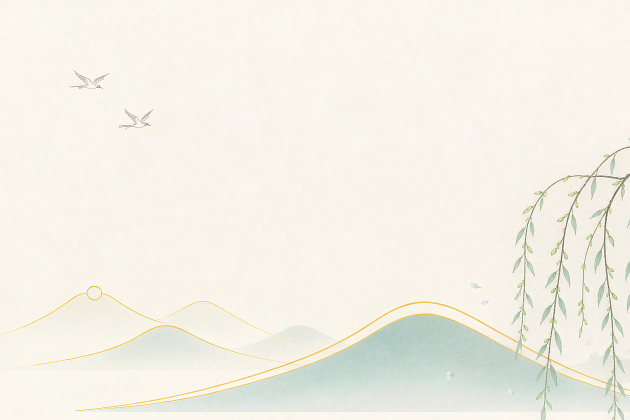
#> input picture 素材/01-lichun.png, 1260 x 840 px (shown at 1/2 size)
$ python gen_images.py
#> lines starting #> are read from the running program, lines starting #| are printed output that depends on the picture
### _lib/jqimg.py
#!/usr/bin/env python3
# -*- coding: utf-8 -*-
"""
二十四节气排版模板 · 共用取图工具

三套模板（节气卷 / 留白笺 / 六色四季）都从这里取图，避免同一套裁切逻辑抄三遍。

六张插画的金线（#C9A227 山脊线）高度各不相同 —— 实测 gold_top 从 y=329 到 y=572，
山脊主体 gold_axis 从 y=388 到 y=695。所以裁切一律以「该张图自己的金线位置」为锚点，
写死 y 区间会让某些图只剩半座山。

注意模块命名：**不要给这个目录里任何一个 .py 起名 copy.py / json.py / types.py 之类**，
它会遮住同名标准库模块。历史上这里就有一个 `copy.py`（三套共用的演示正文），
在「先把 _lib 插进 sys.path 再 import PIL」的顺序下会让 PIL 挂在
`module 'copy' has no attribute 'deepcopy'`。已于 2026-09-19 改名 `demo_text.py`。

用法：
    import sys, os
    sys.path.insert(0, os.path.join(os.path.dirname(__file__), "..", "_lib"))
    from jqimg import SERIES, load, gold_top, band, fade_top, fade_edges, accent, save
"""
import os

from PIL import Image, ImageDraw

HERE = os.path.dirname(os.path.abspath(__file__))
ASSETS = os.path.abspath(os.path.join(HERE, "..", "素材"))

# 顺序 = 时间顺序（立春 → 大雪）
# (文件, 节气名, 拼音, 三候注, 诗句, 公历)
SERIES = [
    ("01-lichun.png",      "立春", "LICHUN · BEGINNING OF SPRING", "一候 东风解冻", "春到人间草木知", "2月4日前后"),
    ("02-qingming.png",    "清明", "QINGMING · PURE BRIGHTNESS",  "三候 虹始见",   "沾衣欲湿杏花雨", "4月5日前后"),
    ("03-xiazhi.png",      "夏至", "XIAZHI · SUMMER SOLSTICE",   "三候 半夏生",   "映日荷花别样红", "6月21日前后"),
    ("04-bailu.png",       "白露", "BAILU · WHITE DEW",          "三候 群鸟养羞", "秋水共长天一色", "9月8日前后"),
    ("05-shuangjiang.png", "霜降", "SHUANGJIANG · FROST DESCENT", "三候 蛰虫咸俯", "霜叶红于二月花", "10月23日前后"),
    ("06-daxue.png",       "大雪", "DAXUE · MAJOR SNOW",         "三候 荔挺出",   "一树寒梅白玉条", "12月7日前后"),
]

# 系列四季色板（取自总览图右下角的规范）
PALETTE = {
    "嫩绿": "#A8C66C",
    "烟青": "#7E9E9A",
    "碧荷": "#3F8E7E",
    "月白": "#CDE3E6",
    "丹红": "#C0563E",
    "雪白": "#F2F4F5",
}

PAPER = (250, 246, 236)     # #FAF6EC 宣纸暖白（六张已统一校到这个值）
GOLD = (201, 162, 39)       # #C9A227 金线


def load(fname):
#> called with fname = '01-lichun.png'
    return Image.open(os.path.join(ASSETS, fname)).convert("RGB")
#> returned value is the input picture: PIL image 1260x840 RGB; mean R, G, B 243.4, 240.5, 230.2


# [18 lines left out: function gold_top, not called in this run]


def band(im, top, height):
    """裁一条高 height 的横带，top 越界时整体平移回来。"""
#> called with top = 200, height = 580
    w, h = im.size
#> w = 1260; h = 840
    if top + height > h:
        top = h - height
    top = max(0, top)
    return im.crop((0, top, w, top + height))
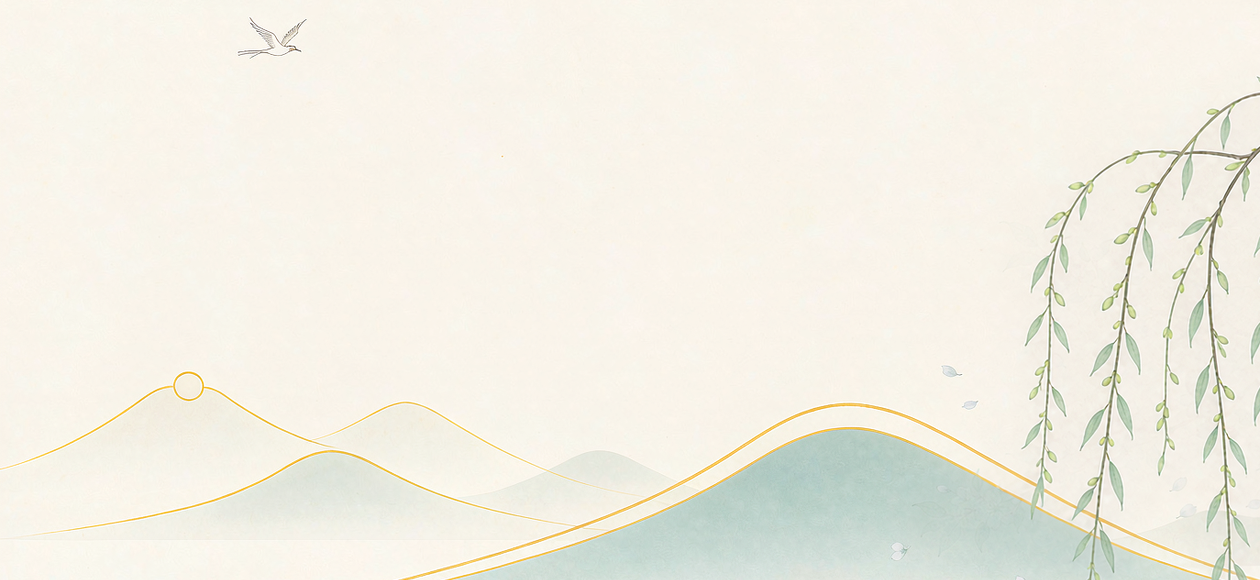
#> returned value: PIL image 1260x580 RGB; mean R, G, B 242.1, 239.3, 228.6


# [29 lines left out: function gold_axis, not called in this run]


def band_anchor(im, up, height):
    """以「金线主体」为锚点，向上留 up 像素，再裁固定高度。"""
    return band(im, gold_axis(im) - up, height)


# [63 lines left out: functions fade_top, fade_edges, accent, tone, not called in this run]


def round_corners(im, radius=24, bg=(255, 255, 255)):
    """把四角切成圆角，圆角外侧填成底纸色。

    为什么要把圆角「烧」进 PNG 而不是靠 CSS border-radius：
    粘进公众号之后 style 能不能活下来由编辑器决定，烧进像素就一定能活。
    插画本身是暖白 #FAF6EC，底纸也是白，所以填色看不出接缝。
    """
#> called with radius = 24, bg = (255, 255, 255)
    im = im.convert("RGB")
    w, h = im.size
#> w = 1400; h = 644
    mask = Image.new("L", (w, h), 0)
#> mask: PIL image 1400x644 L; every value is 0
    md = ImageDraw.Draw(mask)
    md.rounded_rectangle([0, 0, w - 1, h - 1], radius=radius, fill=255)
    out = Image.new("RGB", (w, h), bg)
#> out: PIL image 1400x644 RGB; every value is 255
    out.paste(im, (0, 0), mask)
    return out


def save(im, path):
#> called with path = '03-六色四季/图/卡带-立春.png'
    im.save(path, "PNG", optimize=True)
    print("  %-30s %sx%s  %6.0f KB" % (
        os.path.basename(path), im.size[0], im.size[1], os.path.getsize(path) / 1024))
#|   卡带-立春.png                      1400x644     856 KB

### 03-六色四季/gen_images.py
#!/usr/bin/env python3
# -*- coding: utf-8 -*-
"""
套三「六色四季」· 取图

和另两套最大的不同：这里的插画不是「铺满整幅的背景」，而是**圆角图卡**。
四角在 PNG 里就切成圆角、外侧填白，粘进公众号不依赖 CSS border-radius
（样式被编辑器剥掉时，圆角也不会跟着消失）。

产出：
  卡带-*.png     1400×645 圆角图卡，正文里的章节分隔
  头卡-霜降.png  1560 宽大图卡，头图右下用
  尾卡-大雪.png  1174 宽图卡，结尾图用
"""
import os
import sys

from PIL import Image

HERE = os.path.dirname(os.path.abspath(__file__))
sys.path.insert(0, os.path.abspath(os.path.join(HERE, "..", "_lib")))

from jqimg import SERIES, band, fade_top, gold_axis, load, round_corners, save  # noqa: E402

OUT = os.path.join(HERE, "图")

CARD_TOP = 200        # 图卡比段带多留一点天空，因为卡片自带边框感，天空多一点更透气
CARD_H = 580


def card(im, top=CARD_TOP, height=CARD_H, width=None, radius=26, fade=0):
    b = band(im, top, height)
    if width:
        b = b.resize((width, round(b.height * width / b.width)), Image.LANCZOS)
    if fade:
        # 头图/结尾图的卡片上沿会切到垂下来的枝叶，先渐隐再切圆角就不留硬边
        b = fade_top(b, fade)
    return round_corners(b, radius, (255, 255, 255))


def main():
    os.makedirs(OUT, exist_ok=True)
    print("套三「六色四季」取图 →", OUT)

    for fname, cn, *_ in SERIES:
        im = load(fname)
        # 正文图卡：统一 y 区间，和其它两套同一套版式网格
        save(card(im, CARD_TOP, CARD_H, width=1400, radius=24),
             os.path.join(OUT, "卡带-%s.png" % cn))
#> pass 2 of the loop in main, `for fname, cn, *_ in SERIES:`:
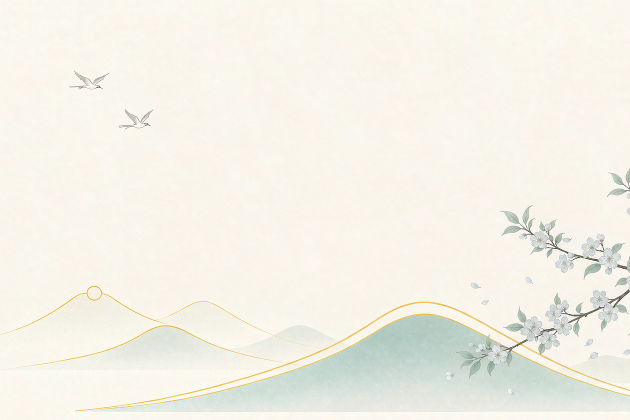
#> input picture 素材/02-qingming.png, 1260 x 840 px (shown at 1/2 size)
#> in load, returned value is the input picture: PIL image 1260x840 RGB; mean R, G, B 243.8, 241.5, 231.4
#> in band (call 2), `return im.crop((0, top, w, top + height))`:
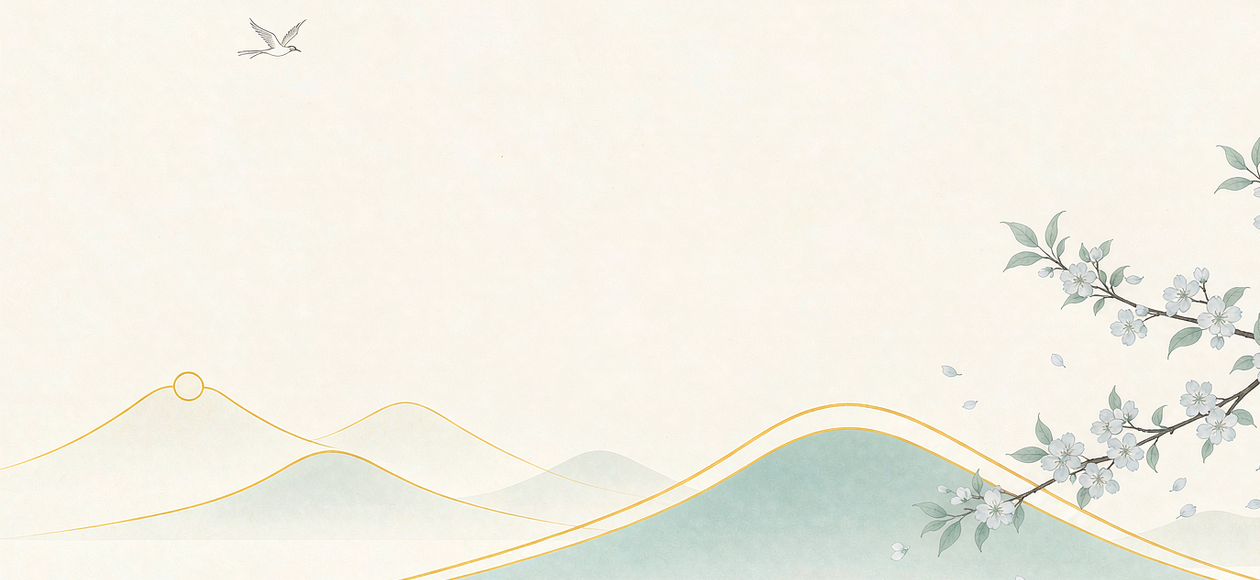
#> returned value: PIL image 1260x580 RGB; mean R, G, B 242.6, 240.4, 230.1
#|   卡带-清明.png                      1400x644     945 KB

    # 头图大卡：取霜降，金线落在卡片偏下处，上方留白压字。
    # 高度卡在 240px（换算到 1560 宽约 297px）——再高就会把标题挤掉。
    sj = load("05-shuangjiang.png")
    save(card(sj, gold_axis(sj) - 130, 240, width=1560, radius=26, fade=110),
         os.path.join(OUT, "头卡-霜降.png"))
    # 结尾卡
    dx = load("06-daxue.png")
    save(card(dx, gold_axis(dx) - 170, 260, width=1174, radius=22, fade=110),
         os.path.join(OUT, "尾卡-大雪.png"))


if __name__ == "__main__":
#> (the run stopped early here; a loop or call above may not have finished)
